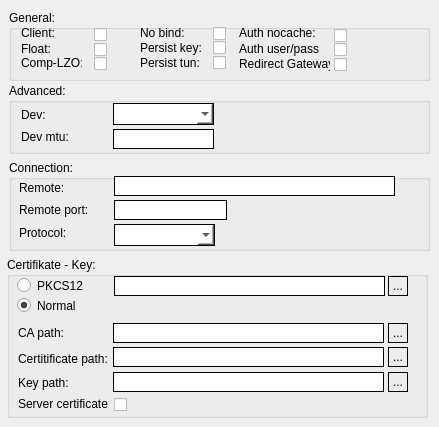
   <widget class="QWidget" name="tabGeneral">
    <attribute name="title">
     <string>General</string>
    </attribute>
    <widget class="QGroupBox" name="groupBox_3">
     <property name="geometry">
      <rect>
       <x>9</x>
       <y>10</y>
       <width>421</width>
       <height>71</height>
      </rect>
     </property>
     <property name="title">
      <string>General:</string>
     </property>
     <widget class="QLabel" name="label">
      <property name="geometry">
       <rect>
        <x>12</x>
        <y>15</y>
        <width>61</width>
        <height>16</height>
       </rect>
      </property>
      <property name="text">
       <string>Client:</string>
      </property>
     </widget>
     <widget class="QCheckBox" name="cbClient">
      <property name="enabled">
       <bool>true</bool>
      </property>
      <property name="geometry">
       <rect>
        <x>85</x>
        <y>14</y>
        <width>20</width>
        <height>20</height>
       </rect>
      </property>
      <property name="styleSheet">
       <string notr="true">QCheckBox { 
spacing: 5px;
}

QCheckBox::indicator {
width: 13px;
height: 13px;
}

QCheckBox::indicator:unchecked:disabled {
image: url(:/images/styles/checkbox_unchecked_dis.png);
}

QCheckBox::indicator:checked:disabled {
image: url(:/images/styles/checkbox_checked_dis.png);
}

QCheckBox::indicator:unchecked:enabled {
image: url(:/images/styles/checkbox_unchecked.png);
}

QCheckBox::indicator:checked:enabled {
image: url(:/images/styles/checkbox_checked.png);
}

QCheckBox::indicator:unchecked:enabled:hover {
image: url(:/images/styles/checkbox_unchecked_hover.png);
}

QCheckBox::indicator:checked:enabled:hover {
image: url(:/images/styles/checkbox_checked_hover.png);
}
</string>
      </property>
      <property name="text">
       <string/>
      </property>
     </widget>
     <widget class="QLabel" name="label_8">
      <property name="geometry">
       <rect>
        <x>12</x>
        <y>31</y>
        <width>61</width>
        <height>16</height>
       </rect>
      </property>
      <property name="text">
       <string>Float:</string>
      </property>
     </widget>
     <widget class="QCheckBox" name="cbFloat">
      <property name="enabled">
       <bool>true</bool>
      </property>
      <property name="geometry">
       <rect>
        <x>85</x>
        <y>30</y>
        <width>21</width>
        <height>19</height>
       </rect>
      </property>
      <property name="styleSheet">
       <string notr="true">QCheckBox { 
spacing: 5px;
}

QCheckBox::indicator {
width: 13px;
height: 13px;
}

QCheckBox::indicator:unchecked:disabled {
image: url(:/images/styles/checkbox_unchecked_dis.png);
}

QCheckBox::indicator:checked:disabled {
image: url(:/images/styles/checkbox_checked_dis.png);
}

QCheckBox::indicator:unchecked:enabled {
image: url(:/images/styles/checkbox_unchecked.png);
}

QCheckBox::indicator:checked:enabled {
image: url(:/images/styles/checkbox_checked.png);
}

QCheckBox::indicator:unchecked:enabled:hover {
image: url(:/images/styles/checkbox_unchecked_hover.png);
}

QCheckBox::indicator:checked:enabled:hover {
image: url(:/images/styles/checkbox_checked_hover.png);
}
</string>
      </property>
      <property name="text">
       <string/>
      </property>
     </widget>
     <widget class="QLabel" name="label_11">
      <property name="geometry">
       <rect>
        <x>131</x>
        <y>15</y>
        <width>61</width>
        <height>16</height>
       </rect>
      </property>
      <property name="text">
       <string>No bind:</string>
      </property>
     </widget>
     <widget class="QCheckBox" name="cbNobind">
      <property name="enabled">
       <bool>true</bool>
      </property>
      <property name="geometry">
       <rect>
        <x>204</x>
        <y>14</y>
        <width>21</width>
        <height>19</height>
       </rect>
      </property>
      <property name="styleSheet">
       <string notr="true">QCheckBox { 
spacing: 5px;
}

QCheckBox::indicator {
width: 13px;
height: 13px;
}

QCheckBox::indicator:unchecked:disabled {
image: url(:/images/styles/checkbox_unchecked_dis.png);
}

QCheckBox::indicator:checked:disabled {
image: url(:/images/styles/checkbox_checked_dis.png);
}

QCheckBox::indicator:unchecked:enabled {
image: url(:/images/styles/checkbox_unchecked.png);
}

QCheckBox::indicator:checked:enabled {
image: url(:/images/styles/checkbox_checked.png);
}

QCheckBox::indicator:unchecked:enabled:hover {
image: url(:/images/styles/checkbox_unchecked_hover.png);
}

QCheckBox::indicator:checked:enabled:hover {
image: url(:/images/styles/checkbox_checked_hover.png);
}
</string>
      </property>
      <property name="text">
       <string/>
      </property>
     </widget>
     <widget class="QLabel" name="label_12">
      <property name="geometry">
       <rect>
        <x>131</x>
        <y>30</y>
        <width>61</width>
        <height>16</height>
       </rect>
      </property>
      <property name="text">
       <string>Persist key:</string>
      </property>
     </widget>
     <widget class="QLabel" name="label_13">
      <property name="geometry">
       <rect>
        <x>131</x>
        <y>45</y>
        <width>61</width>
        <height>16</height>
       </rect>
      </property>
      <property name="text">
       <string>Persist tun:</string>
      </property>
     </widget>
     <widget class="QCheckBox" name="cbPersistKey">
      <property name="enabled">
       <bool>true</bool>
      </property>
      <property name="geometry">
       <rect>
        <x>204</x>
        <y>27</y>
        <width>20</width>
        <height>20</height>
       </rect>
      </property>
      <property name="styleSheet">
       <string notr="true">QCheckBox { 
spacing: 5px;
}

QCheckBox::indicator {
width: 13px;
height: 13px;
}

QCheckBox::indicator:unchecked:disabled {
image: url(:/images/styles/checkbox_unchecked_dis.png);
}

QCheckBox::indicator:checked:disabled {
image: url(:/images/styles/checkbox_checked_dis.png);
}

QCheckBox::indicator:unchecked:enabled {
image: url(:/images/styles/checkbox_unchecked.png);
}

QCheckBox::indicator:checked:enabled {
image: url(:/images/styles/checkbox_checked.png);
}

QCheckBox::indicator:unchecked:enabled:hover {
image: url(:/images/styles/checkbox_unchecked_hover.png);
}

QCheckBox::indicator:checked:enabled:hover {
image: url(:/images/styles/checkbox_checked_hover.png);
}
</string>
      </property>
      <property name="text">
       <string/>
      </property>
     </widget>
     <widget class="QCheckBox" name="cbPersistTun">
      <property name="enabled">
       <bool>true</bool>
      </property>
      <property name="geometry">
       <rect>
        <x>204</x>
        <y>43</y>
        <width>21</width>
        <height>19</height>
       </rect>
      </property>
      <property name="styleSheet">
       <string notr="true">QCheckBox { 
spacing: 5px;
}

QCheckBox::indicator {
width: 13px;
height: 13px;
}

QCheckBox::indicator:unchecked:disabled {
image: url(:/images/styles/checkbox_unchecked_dis.png);
}

QCheckBox::indicator:checked:disabled {
image: url(:/images/styles/checkbox_checked_dis.png);
}

QCheckBox::indicator:unchecked:enabled {
image: url(:/images/styles/checkbox_unchecked.png);
}

QCheckBox::indicator:checked:enabled {
image: url(:/images/styles/checkbox_checked.png);
}

QCheckBox::indicator:unchecked:enabled:hover {
image: url(:/images/styles/checkbox_unchecked_hover.png);
}

QCheckBox::indicator:checked:enabled:hover {
image: url(:/images/styles/checkbox_checked_hover.png);
}
</string>
      </property>
      <property name="text">
       <string/>
      </property>
     </widget>
     <widget class="QLabel" name="label_16">
      <property name="geometry">
       <rect>
        <x>12</x>
        <y>45</y>
        <width>61</width>
        <height>16</height>
       </rect>
      </property>
      <property name="text">
       <string>Comp-LZO:</string>
      </property>
     </widget>
     <widget class="QCheckBox" name="cbCompLzo">
      <property name="enabled">
       <bool>true</bool>
      </property>
      <property name="geometry">
       <rect>
        <x>85</x>
        <y>44</y>
        <width>21</width>
        <height>19</height>
       </rect>
      </property>
      <property name="styleSheet">
       <string notr="true">QCheckBox { 
spacing: 5px;
}

QCheckBox::indicator {
width: 13px;
height: 13px;
}

QCheckBox::indicator:unchecked:disabled {
image: url(:/images/styles/checkbox_unchecked_dis.png);
}

QCheckBox::indicator:checked:disabled {
image: url(:/images/styles/checkbox_checked_dis.png);
}

QCheckBox::indicator:unchecked:enabled {
image: url(:/images/styles/checkbox_unchecked.png);
}

QCheckBox::indicator:checked:enabled {
image: url(:/images/styles/checkbox_checked.png);
}

QCheckBox::indicator:unchecked:enabled:hover {
image: url(:/images/styles/checkbox_unchecked_hover.png);
}

QCheckBox::indicator:checked:enabled:hover {
image: url(:/images/styles/checkbox_checked_hover.png);
}
</string>
      </property>
      <property name="text">
       <string/>
      </property>
     </widget>
     <widget class="QLabel" name="label_19">
      <property name="geometry">
       <rect>
        <x>230</x>
        <y>15</y>
        <width>81</width>
        <height>16</height>
       </rect>
      </property>
      <property name="text">
       <string>Auth nocache:</string>
      </property>
     </widget>
     <widget class="QCheckBox" name="cbNoCache">
      <property name="enabled">
       <bool>true</bool>
      </property>
      <property name="geometry">
       <rect>
        <x>325</x>
        <y>15</y>
        <width>20</width>
        <height>20</height>
       </rect>
      </property>
      <property name="styleSheet">
       <string notr="true">QCheckBox { 
spacing: 5px;
}

QCheckBox::indicator {
width: 13px;
height: 13px;
}

QCheckBox::indicator:unchecked:disabled {
image: url(:/images/styles/checkbox_unchecked_dis.png);
}

QCheckBox::indicator:checked:disabled {
image: url(:/images/styles/checkbox_checked_dis.png);
}

QCheckBox::indicator:unchecked:enabled {
image: url(:/images/styles/checkbox_unchecked.png);
}

QCheckBox::indicator:checked:enabled {
image: url(:/images/styles/checkbox_checked.png);
}

QCheckBox::indicator:unchecked:enabled:hover {
image: url(:/images/styles/checkbox_unchecked_hover.png);
}

QCheckBox::indicator:checked:enabled:hover {
image: url(:/images/styles/checkbox_checked_hover.png);
}
</string>
      </property>
      <property name="text">
       <string/>
      </property>
     </widget>
     <widget class="QLabel" name="label_20">
      <property name="geometry">
       <rect>
        <x>230</x>
        <y>29</y>
        <width>81</width>
        <height>20</height>
       </rect>
      </property>
      <property name="text">
       <string>Auth user/pass:</string>
      </property>
     </widget>
     <widget class="QCheckBox" name="cbUserPass">
      <property name="enabled">
       <bool>true</bool>
      </property>
      <property name="geometry">
       <rect>
        <x>325</x>
        <y>29</y>
        <width>20</width>
        <height>20</height>
       </rect>
      </property>
      <property name="styleSheet">
       <string notr="true">QCheckBox { 
spacing: 5px;
}

QCheckBox::indicator {
width: 13px;
height: 13px;
}

QCheckBox::indicator:unchecked:disabled {
image: url(:/images/styles/checkbox_unchecked_dis.png);
}

QCheckBox::indicator:checked:disabled {
image: url(:/images/styles/checkbox_checked_dis.png);
}

QCheckBox::indicator:unchecked:enabled {
image: url(:/images/styles/checkbox_unchecked.png);
}

QCheckBox::indicator:checked:enabled {
image: url(:/images/styles/checkbox_checked.png);
}

QCheckBox::indicator:unchecked:enabled:hover {
image: url(:/images/styles/checkbox_unchecked_hover.png);
}

QCheckBox::indicator:checked:enabled:hover {
image: url(:/images/styles/checkbox_checked_hover.png);
}
</string>
      </property>
      <property name="text">
       <string/>
      </property>
     </widget>
     <widget class="QLabel" name="label_42">
      <property name="geometry">
       <rect>
        <x>230</x>
        <y>46</y>
        <width>91</width>
        <height>16</height>
       </rect>
      </property>
      <property name="text">
       <string>Redirect Gateway:</string>
      </property>
     </widget>
     <widget class="QCheckBox" name="cbRedirectGateway">
      <property name="geometry">
       <rect>
        <x>325</x>
        <y>45</y>
        <width>16</width>
        <height>18</height>
       </rect>
      </property>
      <property name="styleSheet">
       <string notr="true">QCheckBox { 
spacing: 5px;
}

QCheckBox::indicator {
width: 13px;
height: 13px;
}

QCheckBox::indicator:unchecked:disabled {
image: url(:/images/styles/checkbox_unchecked_dis.png);
}

QCheckBox::indicator:checked:disabled {
image: url(:/images/styles/checkbox_checked_dis.png);
}

QCheckBox::indicator:unchecked:enabled {
image: url(:/images/styles/checkbox_unchecked.png);
}

QCheckBox::indicator:checked:enabled {
image: url(:/images/styles/checkbox_checked.png);
}

QCheckBox::indicator:unchecked:enabled:hover {
image: url(:/images/styles/checkbox_unchecked_hover.png);
}

QCheckBox::indicator:checked:enabled:hover {
image: url(:/images/styles/checkbox_checked_hover.png);
}
</string>
      </property>
      <property name="text">
       <string/>
      </property>
     </widget>
    </widget>
    <widget class="QGroupBox" name="groupBox_7">
     <property name="geometry">
      <rect>
       <x>9</x>
       <y>83</y>
       <width>421</width>
       <height>71</height>
      </rect>
     </property>
     <property name="title">
      <string>Advanced:</string>
     </property>
     <widget class="QComboBox" name="cmbDev">
      <property name="enabled">
       <bool>true</bool>
      </property>
      <property name="geometry">
       <rect>
        <x>104</x>
        <y>20</y>
        <width>101</width>
        <height>22</height>
       </rect>
      </property>
      <property name="styleSheet">
       <string notr="true">:enabled {border: 1px solid black; background-color: rgb(255, 255, 255);}
:disabled {border: 1px solid black; background-color: rgb(195, 195, 195);}
:hover {border: 1px solid red; }</string>
      </property>
     </widget>
     <widget class="QLabel" name="label_3">
      <property name="geometry">
       <rect>
        <x>12</x>
        <y>24</y>
        <width>51</width>
        <height>16</height>
       </rect>
      </property>
      <property name="text">
       <string>Dev:</string>
      </property>
     </widget>
     <widget class="QLineEdit" name="txtMtu">
      <property name="enabled">
       <bool>true</bool>
      </property>
      <property name="geometry">
       <rect>
        <x>104</x>
        <y>46</y>
        <width>101</width>
        <height>20</height>
       </rect>
      </property>
      <property name="styleSheet">
       <string notr="true">:enabled {border: 1px solid black; background-color: rgb(255, 255, 255);}
:disabled {border: 1px solid black; background-color: rgb(195, 195, 195);}
:hover {border: 1px solid red; }</string>
      </property>
     </widget>
     <widget class="QLabel" name="label_4">
      <property name="geometry">
       <rect>
        <x>12</x>
        <y>46</y>
        <width>51</width>
        <height>16</height>
       </rect>
      </property>
      <property name="text">
       <string>Dev mtu:</string>
      </property>
     </widget>
    </widget>
    <widget class="QGroupBox" name="groupBox_5">
     <property name="geometry">
      <rect>
       <x>9</x>
       <y>160</y>
       <width>421</width>
       <height>91</height>
      </rect>
     </property>
     <property name="title">
      <string>Connection:</string>
     </property>
     <widget class="QLineEdit" name="txtRemotePort">
      <property name="enabled">
       <bool>true</bool>
      </property>
      <property name="geometry">
       <rect>
        <x>105</x>
        <y>40</y>
        <width>113</width>
        <height>20</height>
       </rect>
      </property>
      <property name="styleSheet">
       <string notr="true">:enabled {border: 1px solid black; background-color: rgb(255, 255, 255);}
:disabled {border: 1px solid black; background-color: rgb(195, 195, 195);}
:hover {border: 1px solid red; }</string>
      </property>
     </widget>
     <widget class="QLabel" name="label_10">
      <property name="geometry">
       <rect>
        <x>10</x>
        <y>42</y>
        <width>71</width>
        <height>16</height>
       </rect>
      </property>
      <property name="text">
       <string>Remote port:</string>
      </property>
     </widget>
     <widget class="QLineEdit" name="txtRemote">
      <property name="enabled">
       <bool>true</bool>
      </property>
      <property name="geometry">
       <rect>
        <x>105</x>
        <y>16</y>
        <width>281</width>
        <height>20</height>
       </rect>
      </property>
      <property name="styleSheet">
       <string notr="true">:enabled {border: 1px solid black; background-color: rgb(255, 255, 255);}
:disabled {border: 1px solid black; background-color: rgb(195, 195, 195);}
:hover {border: 1px solid red; }</string>
      </property>
     </widget>
     <widget class="QLabel" name="label_9">
      <property name="geometry">
       <rect>
        <x>10</x>
        <y>20</y>
        <width>61</width>
        <height>16</height>
       </rect>
      </property>
      <property name="text">
       <string>Remote:</string>
      </property>
     </widget>
     <widget class="QComboBox" name="cmbProto">
      <property name="enabled">
       <bool>true</bool>
      </property>
      <property name="geometry">
       <rect>
        <x>105</x>
        <y>64</y>
        <width>101</width>
        <height>22</height>
       </rect>
      </property>
      <property name="styleSheet">
       <string notr="true">:enabled {border: 1px solid black; background-color: rgb(255, 255, 255);}
:disabled {border: 1px solid black; background-color: rgb(195, 195, 195);}
:hover {border: 1px solid red; }</string>
      </property>
     </widget>
     <widget class="QLabel" name="label_7">
      <property name="geometry">
       <rect>
        <x>10</x>
        <y>65</y>
        <width>71</width>
        <height>16</height>
       </rect>
      </property>
      <property name="text">
       <string>Protocol:</string>
      </property>
     </widget>
    </widget>
    <widget class="QGroupBox" name="groupBox_4">
     <property name="geometry">
      <rect>
       <x>7</x>
       <y>257</y>
       <width>421</width>
       <height>161</height>
      </rect>
     </property>
     <property name="title">
      <string>Certifikate - Key:</string>
     </property>
     <widget class="QLineEdit" name="txtCA">
      <property name="enabled">
       <bool>true</bool>
      </property>
      <property name="geometry">
       <rect>
        <x>106</x>
        <y>66</y>
        <width>271</width>
        <height>20</height>
       </rect>
      </property>
      <property name="styleSheet">
       <string notr="true">:enabled {border: 1px solid black; background-color: rgb(255, 255, 255);}
:disabled {border: 1px solid black; background-color: rgb(195, 195, 195);}
:hover {border: 1px solid red; }</string>
      </property>
      <property name="readOnly">
       <bool>true</bool>
      </property>
     </widget>
     <widget class="QLabel" name="label_2">
      <property name="geometry">
       <rect>
        <x>11</x>
        <y>68</y>
        <width>61</width>
        <height>16</height>
       </rect>
      </property>
      <property name="text">
       <string>CA path:</string>
      </property>
     </widget>
     <widget class="QLineEdit" name="txtCert">
      <property name="enabled">
       <bool>true</bool>
      </property>
      <property name="geometry">
       <rect>
        <x>106</x>
        <y>90</y>
        <width>271</width>
        <height>20</height>
       </rect>
      </property>
      <property name="styleSheet">
       <string notr="true">:enabled {border: 1px solid black; background-color: rgb(255, 255, 255);}
:disabled {border: 1px solid black; background-color: rgb(195, 195, 195);}
:hover {border: 1px solid red; }</string>
      </property>
      <property name="readOnly">
       <bool>true</bool>
      </property>
     </widget>
     <widget class="QLineEdit" name="txtKey">
      <property name="enabled">
       <bool>true</bool>
      </property>
      <property name="geometry">
       <rect>
        <x>106</x>
        <y>115</y>
        <width>271</width>
        <height>20</height>
       </rect>
      </property>
      <property name="styleSheet">
       <string notr="true">:enabled {border: 1px solid black; background-color: rgb(255, 255, 255);}
:disabled {border: 1px solid black; background-color: rgb(195, 195, 195);}
:hover {border: 1px solid red; }</string>
      </property>
      <property name="readOnly">
       <bool>true</bool>
      </property>
     </widget>
     <widget class="QLabel" name="label_15">
      <property name="geometry">
       <rect>
        <x>11</x>
        <y>116</y>
        <width>81</width>
        <height>20</height>
       </rect>
      </property>
      <property name="text">
       <string>Key path:</string>
      </property>
     </widget>
     <widget class="QLabel" name="label_14">
      <property name="geometry">
       <rect>
        <x>11</x>
        <y>91</y>
        <width>91</width>
        <height>21</height>
       </rect>
      </property>
      <property name="text">
       <string>Certitificate path:</string>
      </property>
     </widget>
     <widget class="QLabel" name="label_33">
      <property name="geometry">
       <rect>
        <x>11</x>
        <y>139</y>
        <width>91</width>
        <height>16</height>
       </rect>
      </property>
      <property name="text">
       <string>Server certificate:</string>
      </property>
     </widget>
     <widget class="QCheckBox" name="cbCertIsServer">
      <property name="enabled">
       <bool>true</bool>
      </property>
      <property name="geometry">
       <rect>
        <x>107</x>
        <y>138</y>
        <width>21</width>
        <height>19</height>
       </rect>
      </property>
      <property name="styleSheet">
       <string notr="true">QCheckBox { 
spacing: 5px;
}

QCheckBox::indicator {
width: 13px;
height: 13px;
}

QCheckBox::indicator:unchecked:disabled {
image: url(:/images/styles/checkbox_unchecked_dis.png);
}

QCheckBox::indicator:checked:disabled {
image: url(:/images/styles/checkbox_checked_dis.png);
}

QCheckBox::indicator:unchecked:enabled {
image: url(:/images/styles/checkbox_unchecked.png);
}

QCheckBox::indicator:checked:enabled {
image: url(:/images/styles/checkbox_checked.png);
}

QCheckBox::indicator:unchecked:enabled:hover {
image: url(:/images/styles/checkbox_unchecked_hover.png);
}

QCheckBox::indicator:checked:enabled:hover {
image: url(:/images/styles/checkbox_checked_hover.png);
}
</string>
      </property>
      <property name="text">
       <string/>
      </property>
     </widget>
     <widget class="QPushButton" name="cmdGetCAPath">
      <property name="enabled">
       <bool>true</bool>
      </property>
      <property name="geometry">
       <rect>
        <x>381</x>
        <y>66</y>
        <width>20</width>
        <height>20</height>
       </rect>
      </property>
      <property name="styleSheet">
       <string notr="true">:enabled {border: 1px solid black}
:disabled {border: 1px solid black}
:hover {background-color: rgb(195, 195, 195);}
</string>
      </property>
      <property name="text">
       <string>...</string>
      </property>
     </widget>
     <widget class="QPushButton" name="cmdGetCertPath">
      <property name="enabled">
       <bool>true</bool>
      </property>
      <property name="geometry">
       <rect>
        <x>381</x>
        <y>90</y>
        <width>20</width>
        <height>20</height>
       </rect>
      </property>
      <property name="styleSheet">
       <string notr="true">:enabled {border: 1px solid black}
:disabled {border: 1px solid black}
:hover {background-color: rgb(195, 195, 195);}
</string>
      </property>
      <property name="text">
       <string>...</string>
      </property>
     </widget>
     <widget class="QPushButton" name="cmdGetKeyPath">
      <property name="enabled">
       <bool>true</bool>
      </property>
      <property name="geometry">
       <rect>
        <x>381</x>
        <y>115</y>
        <width>20</width>
        <height>20</height>
       </rect>
      </property>
      <property name="styleSheet">
       <string notr="true">:enabled {border: 1px solid black}
:disabled {border: 1px solid black}
:hover {background-color: rgb(195, 195, 195);}</string>
      </property>
      <property name="text">
       <string>...</string>
      </property>
     </widget>
     <widget class="QRadioButton" name="rbPkcs">
      <property name="geometry">
       <rect>
        <x>10</x>
        <y>20</y>
        <width>71</width>
        <height>17</height>
       </rect>
      </property>
      <property name="text">
       <string>PKCS12</string>
      </property>
     </widget>
     <widget class="QRadioButton" name="rbNormal">
      <property name="geometry">
       <rect>
        <x>10</x>
        <y>40</y>
        <width>82</width>
        <height>17</height>
       </rect>
      </property>
      <property name="text">
       <string>Normal</string>
      </property>
      <property name="checked">
       <bool>true</bool>
      </property>
     </widget>
     <widget class="QLineEdit" name="txtPkcs12Path">
      <property name="geometry">
       <rect>
        <x>107</x>
        <y>19</y>
        <width>271</width>
        <height>20</height>
       </rect>
      </property>
      <property name="styleSheet">
       <string notr="true">:enabled {border: 1px solid black; background-color: rgb(255, 255, 255);}
:disabled {border: 1px solid black; background-color: rgb(195, 195, 195);}
:hover {border: 1px solid red; }</string>
      </property>
     </widget>
     <widget class="QPushButton" name="cmdGetPkcs12Path">
      <property name="geometry">
       <rect>
        <x>381</x>
        <y>19</y>
        <width>20</width>
        <height>20</height>
       </rect>
      </property>
      <property name="maximumSize">
       <size>
        <width>20</width>
        <height>20</height>
       </size>
      </property>
      <property name="styleSheet">
       <string notr="true">:enabled {border: 1px solid black}
:disabled {border: 1px solid black}
:hover {background-color: rgb(195, 195, 195);}
</string>
      </property>
      <property name="text">
       <string>...</string>
      </property>
     </widget>
    </widget>
   </widget>
